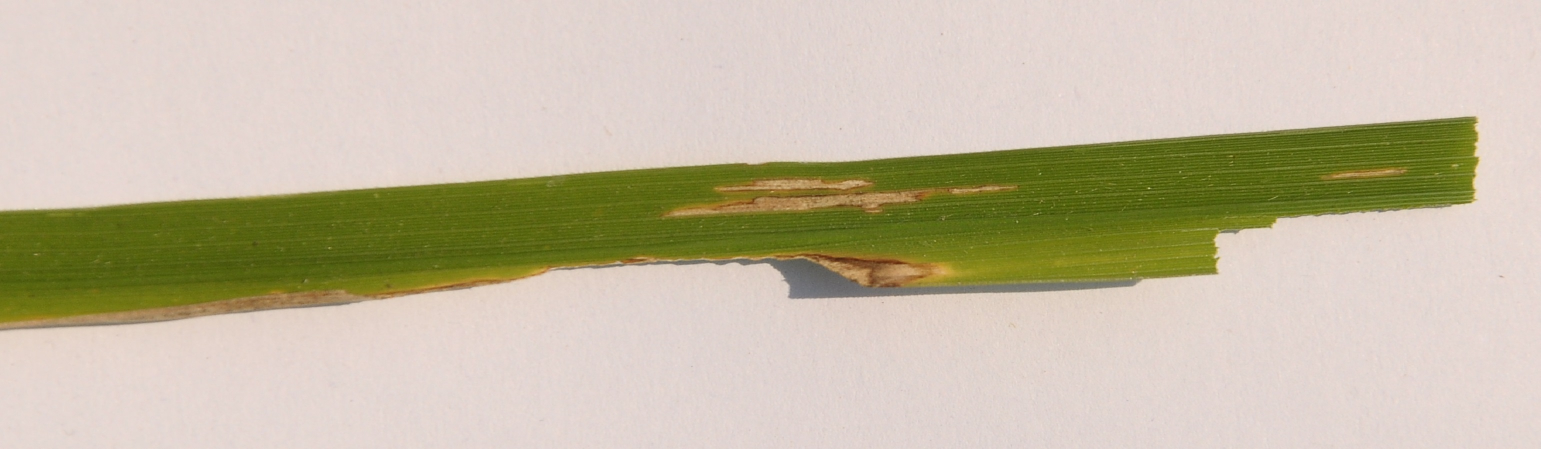
#> input picture riceleaf_data/Bacterial leaf blight/DSC_0365.JPG, 3081 x 897 px (shown at 1/2 size); its folder holds 3 pictures in this run
$ jupyter execute --allow-errors PRCP_1001_RiceLeaf_Disease_Detection.ipynb
#> lines starting #> are read from the running program, lines starting #| are printed output that depends on the picture
# Rice Leaf Disease Classification — PRCP-1001

**Single-notebook capstone:** dataset audit and EDA, image preprocessing, augmentation experiments, model training/comparison, evaluation, error analysis, and a production recommendation.

**Dataset supplied:** `PRCP-1001-RiceLeaf.zip` (contains three class-specific ZIP files). The notebook extracts these nested archives automatically. The project brief lists **Leaf smut, Brown spot, Bacterial leaf blight**. The supplied archive contains 39 Leaf smut images and 40 images in each other class (119 total), so the notebook reports the observed counts rather than assuming 120.

> Run cells from top to bottom. A GPU is helpful but not required. The first run may download ImageNet weights for MobileNetV2; set `USE_PRETRAINED=False` if offline.

## 1. Environment and imports

[cell 1]
# If an import fails in a fresh environment, uncomment and run:
# %pip install -q numpy pandas matplotlib seaborn pillow scikit-learn scikit-image tensorflow joblib

import os, sys, zipfile, shutil, random, warnings, json, time
from pathlib import Path
from collections import Counter
import numpy as np
import pandas as pd
import matplotlib.pyplot as plt
import seaborn as sns
from PIL import Image, ImageFile
ImageFile.LOAD_TRUNCATED_IMAGES = True
warnings.filterwarnings('ignore')

SEED = 42
random.seed(SEED); np.random.seed(SEED)
os.environ['PYTHONHASHSEED'] = str(SEED)

try:
    import tensorflow as tf
    from tensorflow import keras
    from tensorflow.keras import layers
    print('TensorFlow:', tf.__version__)
except ImportError as e:
    raise ImportError('TensorFlow is required. Run: %pip install tensorflow') from e

from sklearn.model_selection import train_test_split
from sklearn.metrics import (classification_report, confusion_matrix,
                             accuracy_score, precision_recall_fscore_support)
from sklearn.preprocessing import LabelEncoder
from sklearn.svm import SVC
from sklearn.pipeline import make_pipeline
from sklearn.preprocessing import StandardScaler
from skimage.feature import hog
import joblib
print('Working directory:', Path.cwd())
print('Available GPUs:', tf.config.list_physical_devices('GPU'))
#> (this line was passed over: tensorflow is not available in this run)

## 2. Dataset path and extraction

The primary path below matches the uploaded dataset location in this environment. If you move the notebook, place the ZIP beside it or update `DATASET_ZIP`.

[cell 2]
# PRIMARY PATH: uploaded dataset ZIP
DATASET_ZIP = Path('/mnt/data/PRCP-1001-RiceLeaf.zip')
# Portable fallback: ZIP in the same folder as this notebook
if not DATASET_ZIP.exists():
    DATASET_ZIP = Path.cwd() / 'PRCP-1001-RiceLeaf.zip'

EXTRACT_DIR = Path.cwd() / 'riceleaf_data'
EXTRACT_DIR.mkdir(parents=True, exist_ok=True)
#> (the rest of this cell did not finish here and is left out)

## 3. Build image index and audit the data

[cell 3]
IMAGE_EXTS = {'.jpg', '.jpeg', '.png', '.bmp'}
records = []
for class_dir in sorted(p for p in EXTRACT_DIR.iterdir() if p.is_dir()):
    for path in sorted(class_dir.iterdir()):
        if path.suffix.lower() in IMAGE_EXTS:
            records.append({'filepath': str(path), 'label': class_dir.name, 'filename': path.name})
#> pass 2 of the loop `for class_dir in sorted(p for p in EXTRACT_DIR.iterdir() if p.is_dir()):`:
df = pd.DataFrame(records)
assert not df.empty, 'No images found. Check the extraction and dataset path.'
print('Total images:', len(df))
print('Classes:', sorted(df.label.unique()))
print('Class counts:', df.label.value_counts())
print('Missing file paths:', (~df.filepath.map(lambda p: Path(p).exists())).sum())

# Verify that images can be opened and record dimensions / modes.
image_info, corrupt = [], []
for row in df.itertuples():
    try:
        with Image.open(row.filepath) as im:
#> im is the input picture: PIL image 3081x897 RGB; mean R, G, B 196.8, 187.4, 163.8
            image_info.append({'filepath': row.filepath, 'width': im.width, 'height': im.height,
                               'mode': im.mode, 'format': im.format})
    except Exception as e:
        corrupt.append((row.filepath, str(e)))
#> pass 2 of the loop `for row in df.itertuples():`:
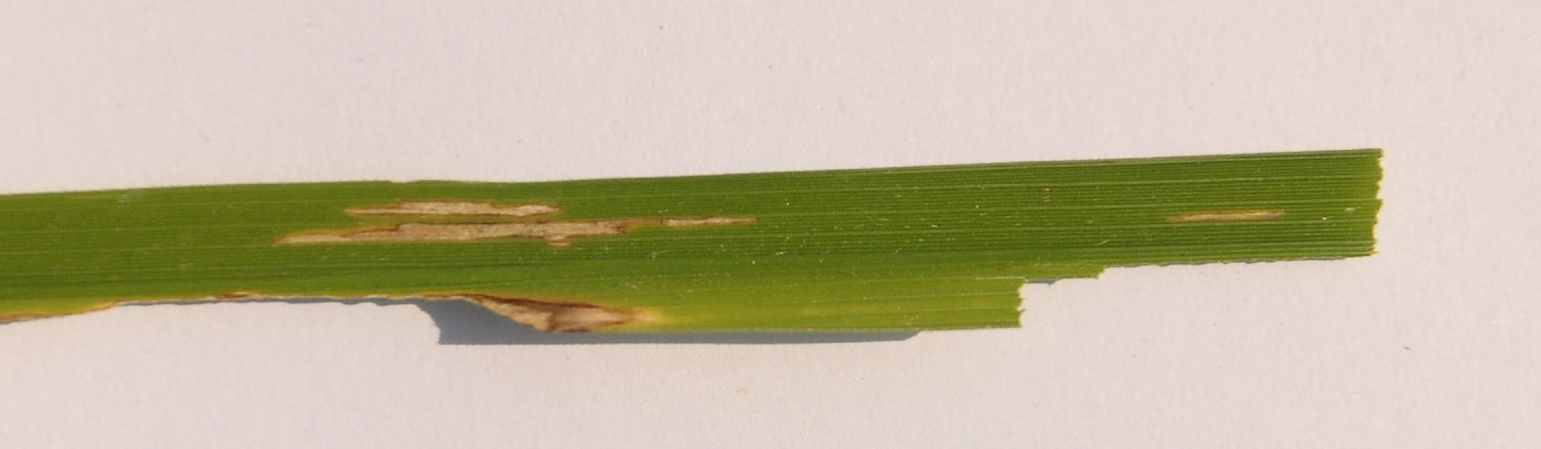
#> input picture riceleaf_data/Bacterial leaf blight/DSC_0366.jpg, 3081 x 897 px (shown at 1/2 size)
#> im is the input picture: PIL image 3081x897 RGB; mean R, G, B 194, 185.1, 159.4
info = pd.DataFrame(image_info)
print(f'Readable images: {len(info)} | Unreadable images: {len(corrupt)}')
if corrupt: print('Unreadable examples:', corrupt[:5])
df = df[df.filepath.isin(info.filepath)].reset_index(drop=True)
df = df.merge(info, on='filepath', how='left')
display(df.head())

## 4. Exploratory data analysis (EDA)

[cell 4]
plt.figure(figsize=(8,4))
order = df.label.value_counts().index
sns.countplot(data=df, x='label', order=order)
plt.title('Images per disease class'); plt.xlabel('Disease class'); plt.ylabel('Image count')
plt.xticks(rotation=15); plt.tight_layout(); plt.show()
#> after `plt.xticks(rotation=15)`:
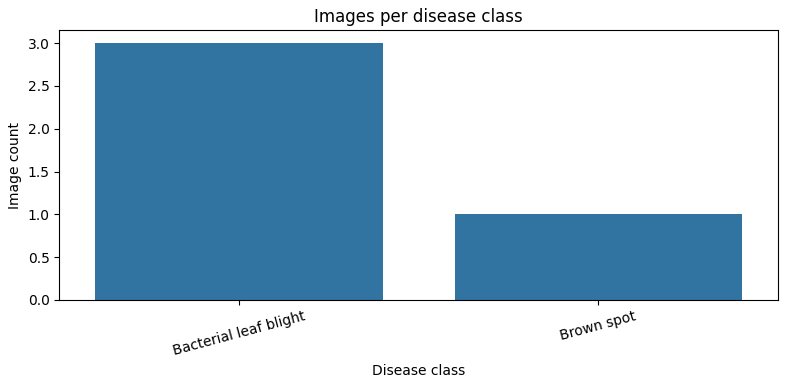
#> figure drawn by matplotlib, 1 panel

display(df.groupby('label')[['width','height']].agg(['min','median','max']))
fig, axes = plt.subplots(1, 3, figsize=(13,4))
for ax, (label, group) in zip(axes, df.groupby('label')):
    ax.hist(group['width'], alpha=.7, label='width')
    ax.hist(group['height'], alpha=.7, label='height')
    ax.set_title(label); ax.set_xlabel('Pixels'); ax.legend()
plt.tight_layout(); plt.show()
#> after `plt.tight_layout()`:
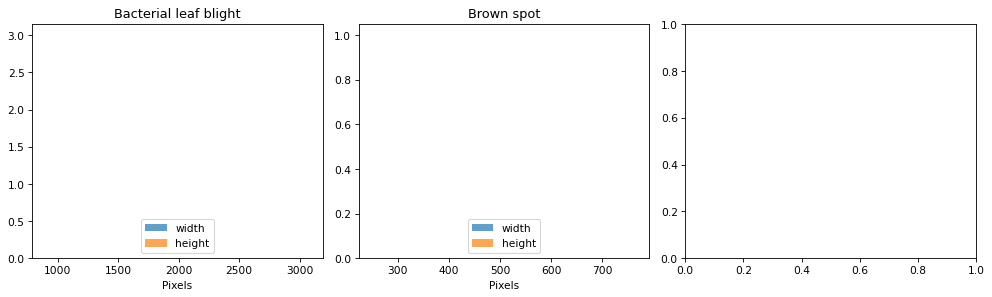
#> figure drawn by matplotlib, 2 panels; panel 1: tallest bar 3 high, from x = 3081 to 3081.1; panel 1: tallest bar 3 high, from x = 897 to 897.1; panel 2: tallest bar 1 high, from x = 766 to 766.1; panel 2: tallest bar 1 high, from x = 250 to 250.1

# Display up to four examples per class.
classes = sorted(df.label.unique())
fig, axes = plt.subplots(len(classes), 4, figsize=(12, 3*len(classes)))
for r, label in enumerate(classes):
    sample = df[df.label == label].sample(min(4, (df.label == label).sum()), random_state=SEED)
    for c, ax in enumerate(axes[r]):
        ax.axis('off')
        if c < len(sample):
            row = sample.iloc[c]
            with Image.open(row.filepath) as im: ax.imshow(im.convert('RGB'))
            ax.set_title(label if c == 0 else row.filename, fontsize=8)
#> pass 2 of the loop `for r, label in enumerate(classes):`:
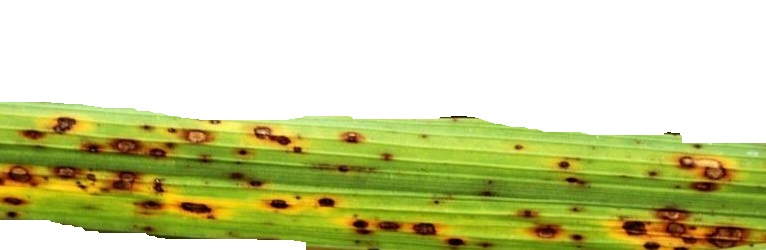
#> input picture riceleaf_data/Brown spot/DSC_0100.jpg, 766 x 250 px
#> im is the input picture: PIL image 766x250 RGB; mean R, G, B 202.8, 207, 151.5
plt.tight_layout(); plt.show()
#> after `plt.tight_layout()`:
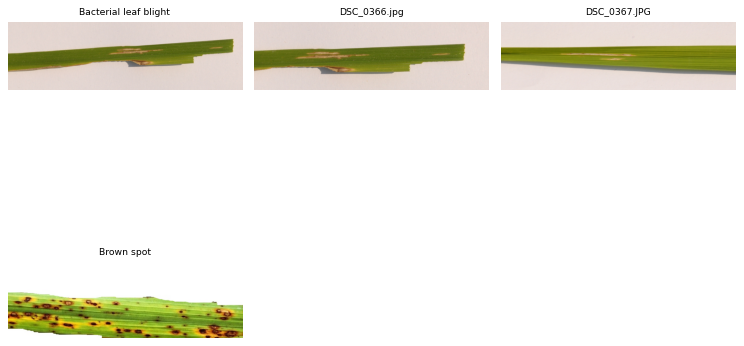
#> figure drawn by matplotlib, 4 panels

## 5. Split data before augmentation

Use a stratified train/validation/test split. Augmentation is applied only to training batches, preventing augmented variants of an image from leaking into validation or test data.

#> (a cell that did not finish here is left out)

## 6. Data augmentation experiment

#> (a cell that did not finish here is left out)

## 7. Model 1 — CNN trained from scratch

[cell 7]
# [17 lines left out: function build_custom_cnn, not called in this run]

#> (the rest of this cell did not finish here and is left out)

## 8. Model 2 — MobileNetV2 transfer learning

[cell 8]
# ImageNet pretrained features are useful when the dataset is small.
USE_PRETRAINED = True  # Set False if the environment has no internet / cached ImageNet weights.
weights = 'imagenet' if USE_PRETRAINED else None
#> (the rest of this cell did not finish here and is left out)

## 9. Model 3 — HOG features + SVM baseline

A traditional machine-learning baseline provides a useful comparison against deep learning. HOG captures local edge/texture structure; the SVM is trained only on the training split.

[cell 9]
HOG_SIZE = (128,128)
# [6 lines left out: function extract_hog, not called in this run]

#> (the rest of this cell did not finish here and is left out)

## 10. Training curves

[cell 10]
# [8 lines left out: function plot_history, not called in this run]
#> (the rest of this cell did not finish here and is left out)

## 11. Test-set evaluation and model comparison

The test set is held out from fitting. Evaluate all candidates on the same test images and compare accuracy, macro precision, macro recall, and macro F1. For small/imbalanced datasets, macro F1 and class-wise recall are especially important.

[cell 11]
# [12 lines left out: functions collect_true_and_pred, score_predictions, not called in this run]

results = []
model_outputs = {}
#> (the rest of this cell did not finish here and is left out)

## 12. Confusion matrices and class-wise report

[cell 12]
fig, axes = plt.subplots(1,3,figsize=(15,4))
for ax, (name, (yt,yp,_)) in zip(axes[:2], model_outputs.items()):
    cm = confusion_matrix(yt, yp, labels=list(range(NUM_CLASSES)))
    sns.heatmap(cm, annot=True, fmt='d', cmap='Blues', xticklabels=class_names, yticklabels=class_names, ax=ax)
    ax.set_title(name); ax.set_xlabel('Predicted'); ax.set_ylabel('Actual'); ax.tick_params(axis='x', rotation=35)
#> (the rest of this cell did not finish here and is left out)
